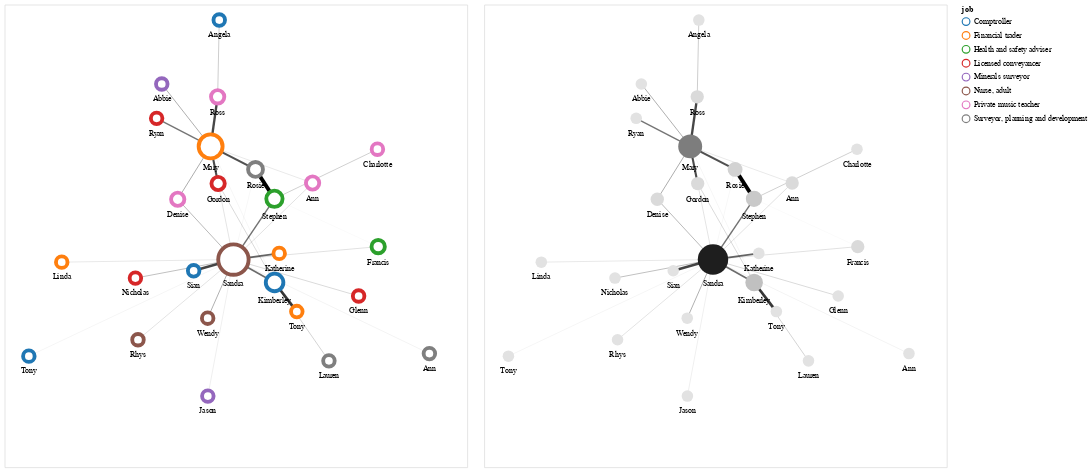

Here is the notebook cell this chart was saved with:
### Markdown cell above
Combination of two plots altair-style, showing the use of Altair settings

### Code cell
g1 = g_viz(
    G,
    weight_attr="weight",
    layout_fn=lambda g: nx.spring_layout(g, weight="weight", k=4, iterations=5000, seed=seed),
    node_args=dict(
        size=alt.Size(
            "degree_centrality",
            scale=alt.Scale(domain=[0,1], range=[150, 2000]),
            legend=None
        ),
        halo_offset=None,
        fill="#fff",
        stroke=alt.Color("job", scale=alt.Scale(scheme="category10")),
        strokeWidth=5,
        tooltip_attrs=["name", "job", "country"],
        label_attr="name",
    ),
    edge_args=dict(color="black"),
    width=600,
    height=600,
    padding=20,
)

g2 = g_viz(
    G,
    weight_attr="weight",
    layout_fn=lambda g: nx.spring_layout(g, weight="weight", k=4, iterations=5000, seed=seed),
    node_args=dict(
        size=alt.Size(
            "degree_centrality",
            scale=alt.Scale(domain=[0,1], range=[150, 2000]),
            legend=None
        ),
        halo_offset=None,
        fill=alt.Color("degree_centrality", scale=alt.Scale(scheme="greys")),
        stroke=alt.Color("job", scale=alt.Scale(scheme="category10")),
        strokeWidth=0,
        tooltip_attrs=["name", "job", "country"],
        label_attr="name",
    ),
    edge_args=dict(color="black"),
    width=600,
    height=600,
    padding=20,
)

g1 | g2

### Figure 1 — Vega-Lite specification as saved in the notebook (floating-point values rounded to 4 significant figures)
{"config": {"view": {"continuousWidth": 400, "continuousHeight": 300}}, "hconcat": [{"layer": [{"data": {"name": "data-7dc7b1d28b68016694d78e6203f54210"}, "mark": "line", "encoding": {"color": {"value": "black"}, "detail": {"field": "edge", "type": "quantitative"}, "opacity": {"field": "weight", "legend": null, "scale": {"range": [0.3, 1]}, "type": "quantitative"}, "strokeWidth": {"field": "weight", "legend": null, "scale": {"range": [0.1, 5]}, "type": "quantitative"}, "x": {"axis": {"domain": false, "grid": false, "labels": false, "ticks": false, "title": ""}, "field": "x", "type": "quantitative"}, "y": {"axis": {"domain": false, "grid": false, "labels": false, "ticks": false, "title": ""}, "field": "y", "type": "quantitative"}}}, {"layer": [{"mark": "circle", "encoding": {"fill": {"value": "#fff"}, "opacity": {"value": 1}, "size": {"field": "degree_centrality", "legend": null, "scale": {"domain": [0, 1], "range": [150, 2000]}, "type": "quantitative"}, "stroke": {"field": "job", "scale": {"scheme": "category10"}, "type": "nominal"}, "strokeWidth": {"value": 5}, "tooltip": [{"field": "name", "type": "nominal"}, {"field": "job", "type": "nominal"}, {"field": "country", "type": "nominal"}], "x": {"axis": {"domain": false, "grid": false, "labels": false, "ticks": false, "title": ""}, "field": "x", "type": "quantitative"}, "y": {"axis": {"domain": false, "grid": false, "labels": false, "ticks": false, "title": ""}, "field": "y", "type": "quantitative"}}}, {"mark": {"type": "text", "align": "center", "baseline": "middle", "color": "black", "size": 10}, "encoding": {"text": {"field": "name", "type": "nominal"}, "x": {"axis": {"domain": false, "grid": false, "labels": false, "ticks": false, "title": ""}, "field": "x", "type": "quantitative"}, "y": {"axis": {"domain": false, "grid": false, "labels": false, "ticks": false, "title": ""}, "field": "__y_label", "type": "quantitative"}}}], "data": {"name": "data-fcf3152e8249fabdab3c6f98ec0c9c03"}}], "height": 600, "resolve": {"scale": {"color": "independent", "fill": "independent", "opacity": "independent", "size": "independent", "strokeWidth": "independent"}}, "width": 600}, {"layer": [{"data": {"name": "data-7dc7b1d28b68016694d78e6203f54210"}, "mark": "line", "encoding": {"color": {"value": "black"}, "detail": {"field": "edge", "type": "quantitative"}, "opacity": {"field": "weight", "legend": null, "scale": {"range": [0.3, 1]}, "type": "quantitative"}, "strokeWidth": {"field": "weight", "legend": null, "scale": {"range": [0.1, 5]}, "type": "quantitative"}, "x": {"axis": {"domain": false, "grid": false, "labels": false, "ticks": false, "title": ""}, "field": "x", "type": "quantitative"}, "y": {"axis": {"domain": false, "grid": false, "labels": false, "ticks": false, "title": ""}, "field": "y", "type": "quantitative"}}}, {"layer": [{"mark": "circle", "encoding": {"fill": {"field": "degree_centrality", "scale": {"scheme": "greys"}, "type": "quantitative"}, "opacity": {"value": 1}, "size": {"field": "degree_centrality", "legend": null, "scale": {"domain": [0, 1], "range": [150, 2000]}, "type": "quantitative"}, "stroke": {"field": "job", "scale": {"scheme": "category10"}, "type": "nominal"}, "strokeWidth": {"value": 0}, "tooltip": [{"field": "name", "type": "nominal"}, {"field": "job", "type": "nominal"}, {"field": "country", "type": "nominal"}], "x": {"axis": {"domain": false, "grid": false, "labels": false, "ticks": false, "title": ""}, "field": "x", "type": "quantitative"}, "y": {"axis": {"domain": false, "grid": false, "labels": false, "ticks": false, "title": ""}, "field": "y", "type": "quantitative"}}}, {"mark": {"type": "text", "align": "center", "baseline": "middle", "color": "black", "size": 10}, "encoding": {"text": {"field": "name", "type": "nominal"}, "x": {"axis": {"domain": false, "grid": false, "labels": false, "ticks": false, "title": ""}, "field": "x", "type": "quantitative"}, "y": {"axis": {"domain": false, "grid": false, "labels": false, "ticks": false, "title": ""}, "field": "__y_label", "type": "quantitative"}}}], "data": {"name": "data-fcf3152e8249fabdab3c6f98ec0c9c03"}}], "height": 600, "resolve": {"scale": {"color": "independent", "fill": "independent", "opacity": "independent", "size": "independent", "strokeWidth": "independent"}}, "width": 600}], "$schema": "https://vega.github.io/schema/vega-lite/v4.17.0.json", "datasets": {"data-7dc7b1d28b68016694d78e6203f54210": [{"y": 386.3, "x": 316.9, "source": "a", "target": "b", "pair": ["a", "b"], "edge": 0, "weight": 2.171}, {"y": 416.1, "x": 278.1, "source": "a", "target": "b", "pair": ["a", "b"], "edge": 0, "weight": 2.171}, {"y": 386.3, "x": 316.9, "source": "a", "target": "c", "pair": ["a", "c"], "edge": 1, "weight": 0.08112}, {"y": 269.4, "x": 297.8, "source": "a", "target": "c", "pair": ["a", "c"], "edge": 1, "weight": 0.08112}, {"y": 386.3, "x": 316.9, "source": "a", "target": "e", "pair": ["a", "e"], "edge": 2, "weight": 3.894}, {"y": 348.2, "x": 333.3, "source": "a", "target": "e", "pair": ["a", "e"], "edge": 2, "weight": 3.894}, {"y": 416.1, "x": 278.1, "source": "b", "target": "c", "pair": ["b", "c"], "edge": 3, "weight": 0.2846}, {"y": 269.4, "x": 297.8, "source": "b", "target": "c", "pair": ["b", "c"], "edge": 3, "weight": 0.2846}, {"y": 416.1, "x": 278.1, "source": "b", "target": "i", "pair": ["b", "i"], "edge": 4, "weight": 1.398}, {"y": 452.5, "x": 231.4, "source": "b", "target": "i", "pair": ["b", "i"], "edge": 4, "weight": 1.398}, {"y": 416.1, "x": 278.1, "source": "b", "target": "f", "pair": ["b", "f"], "edge": 5, "weight": 0.748}, {"y": 347.6, "x": 249.7, "source": "b", "target": "f", "pair": ["b", "f"], "edge": 5, "weight": 0.748}, {"y": 416.1, "x": 278.1, "source": "b", "target": "o", "pair": ["b", "o"], "edge": 6, "weight": 2.381}, {"y": 480.4, "x": 284.2, "source": "b", "target": "o", "pair": ["b", "o"], "edge": 6, "weight": 2.381}, {"y": 416.1, "x": 278.1, "source": "b", "target": "m", "pair": ["b", "m"], "edge": 7, "weight": 2.155}, {"y": 368.0, "x": 284.6, "source": "b", "target": "m", "pair": ["b", "m"], "edge": 7, "weight": 2.155}, {"y": 416.1, "x": 278.1, "source": "b", "target": "k", "pair": ["b", "k"], "edge": 8, "weight": 0.09351}, {"y": 239.6, "x": 333.4, "source": "b", "target": "k", "pair": ["b", "k"], "edge": 8, "weight": 0.09351}, {"y": 416.1, "x": 278.1, "source": "b", "target": "s", "pair": ["b", "s"], "edge": 9, "weight": 0.7285}, {"y": 497.0, "x": 235.9, "source": "b", "target": "s", "pair": ["b", "s"], "edge": 9, "weight": 0.7285}, {"y": 416.1, "x": 278.1, "source": "b", "target": "b", "pair": ["b", "b"], "edge": 10, "weight": 0.421}, {"y": 416.1, "x": 278.1, "source": "b", "target": "b", "pair": ["b", "b"], "edge": 10, "weight": 0.421}, {"y": 416.1, "x": 278.1, "source": "b", "target": "h", "pair": ["b", "h"], "edge": 11, "weight": 0.2386}, {"y": 368.6, "x": 366.3, "source": "b", "target": "h", "pair": ["b", "h"], "edge": 11, "weight": 0.2386}, {"y": 269.4, "x": 297.8, "source": "c", "target": "c", "pair": ["c", "c"], "edge": 12, "weight": 0.4473}, {"y": 269.4, "x": 297.8, "source": "c", "target": "c", "pair": ["c", "c"], "edge": 12, "weight": 0.4473}, {"y": 269.4, "x": 297.8, "source": "c", "target": "d", "pair": ["c", "d"], "edge": 13, "weight": 0.3158}, {"y": 286.1, "x": 423.0, "source": "c", "target": "d", "pair": ["c", "d"], "edge": 13, "weight": 0.3158}, {"y": 269.4, "x": 297.8, "source": "c", "target": "e", "pair": ["c", "e"], "edge": 14, "weight": 1.434}, {"y": 348.2, "x": 333.3, "source": "c", "target": "e", "pair": ["c", "e"], "edge": 14, "weight": 1.434}, {"y": 269.4, "x": 297.8, "source": "c", "target": "f", "pair": ["c", "f"], "edge": 15, "weight": 0.6502}, {"y": 347.6, "x": 249.7, "source": "c", "target": "f", "pair": ["c", "f"], "edge": 15, "weight": 0.6502}, {"y": 269.4, "x": 297.8, "source": "c", "target": "g", "pair": ["c", "g"], "edge": 16, "weight": 0.1042}, {"y": 144.1, "x": 120.9, "source": "c", "target": "g", "pair": ["c", "g"], "edge": 16, "weight": 0.1042}, {"y": 269.4, "x": 297.8, "source": "c", "target": "h", "pair": ["c", "h"], "edge": 17, "weight": 0.3221}, {"y": 368.6, "x": 366.3, "source": "c", "target": "h", "pair": ["c", "h"], "edge": 17, "weight": 0.3221}, {"y": 269.4, "x": 297.8, "source": "c", "target": "k", "pair": ["c", "k"], "edge": 18, "weight": 1.582}, {"y": 239.6, "x": 333.4, "source": "c", "target": "k", "pair": ["c", "k"], "edge": 18, "weight": 1.582}, {"y": 269.4, "x": 297.8, "source": "c", "target": "l", "pair": ["c", "l"], "edge": 19, "weight": 0.7215}, {"y": 193.3, "x": 275.6, "source": "c", "target": "l", "pair": ["c", "l"], "edge": 19, "weight": 0.7215}, {"y": 269.4, "x": 297.8, "source": "c", "target": "n", "pair": ["c", "n"], "edge": 20, "weight": 0.6038}, {"y": 245.3, "x": 213.1, "source": "c", "target": "n", "pair": ["c", "n"], "edge": 20, "weight": 0.6038}, {"y": 269.4, "x": 297.8, "source": "c", "target": "p", "pair": ["c", "p"], "edge": 21, "weight": 0.2946}, {"y": 165.3, "x": 215.3, "source": "c", "target": "p", "pair": ["c", "p"], "edge": 21, "weight": 0.2946}, {"y": 269.4, "x": 297.8, "source": "c", "target": "r", "pair": ["c", "r"], "edge": 22, "weight": 0.121}, {"y": 147.4, "x": 467.3, "source": "c", "target": "r", "pair": ["c", "r"], "edge": 22, "weight": 0.121}, {"y": 269.4, "x": 297.8, "source": "c", "target": "t", "pair": ["c", "t"], "edge": 23, "weight": 1.739}, {"y": 277.4, "x": 337.4, "source": "c", "target": "t", "pair": ["c", "t"], "edge": 23, "weight": 1.739}, {"y": 269.4, "x": 297.8, "source": "c", "target": "u", "pair": ["c", "u"], "edge": 24, "weight": 0.3824}, {"y": 222.1, "x": 406.1, "source": "c", "target": "u", "pair": ["c", "u"], "edge": 24, "weight": 0.3824}, {"y": 269.4, "x": 297.8, "source": "c", "target": "v", "pair": ["c", "v"], "edge": 25, "weight": 0.1652}, {"y": 92.28, "x": 275.7, "source": "c", "target": "v", "pair": ["c", "v"], "edge": 25, "weight": 0.1652}, {"y": 269.4, "x": 297.8, "source": "c", "target": "y", "pair": ["c", "y"], "edge": 26, "weight": 0.242}, {"y": 266.0, "x": 149.4, "source": "c", "target": "y", "pair": ["c", "y"], "edge": 26, "weight": 0.242}, {"y": 269.4, "x": 297.8, "source": "c", "target": "z", "pair": ["c", "z"], "edge": 27, "weight": 2.432}, {"y": 254.8, "x": 263.5, "source": "c", "target": "z", "pair": ["c", "z"], "edge": 27, "weight": 2.432}, {"y": 286.1, "x": 423.0, "source": "d", "target": "e", "pair": ["d", "e"], "edge": 28, "weight": 0.04407}, {"y": 348.2, "x": 333.3, "source": "d", "target": "e", "pair": ["d", "e"], "edge": 28, "weight": 0.04407}, {"y": 348.2, "x": 333.3, "source": "e", "target": "j", "pair": ["e", "j"], "edge": 29, "weight": 0.4715}, {"y": 412.5, "x": 422.4, "source": "e", "target": "j", "pair": ["e", "j"], "edge": 29, "weight": 0.4715}, {"y": 239.6, "x": 333.4, "source": "k", "target": "m", "pair": ["k", "m"], "edge": 30, "weight": 0.3827}, {"y": 368.0, "x": 284.6, "source": "k", "target": "m", "pair": ["k", "m"], "edge": 30, "weight": 0.3827}, {"y": 239.6, "x": 333.4, "source": "k", "target": "q", "pair": ["k", "q"], "edge": 31, "weight": 0.437}, {"y": 138.0, "x": 380.4, "source": "k", "target": "q", "pair": ["k", "q"], "edge": 31, "weight": 0.437}, {"y": 239.6, "x": 333.4, "source": "k", "target": "w", "pair": ["k", "w"], "edge": 32, "weight": 2.708}, {"y": 201.9, "x": 352.6, "source": "k", "target": "w", "pair": ["k", "w"], "edge": 32, "weight": 2.708}, {"y": 480.4, "x": 284.2, "source": "o", "target": "x", "pair": ["o", "x"], "edge": 33, "weight": 0.4919}, {"y": 580.0, "x": 285.6, "source": "o", "target": "x", "pair": ["o", "x"], "edge": 33, "weight": 0.4919}], "data-fcf3152e8249fabdab3c6f98ec0c9c03": [{"name": "Rosie", "y": 386.3, "id": "a", "x": 316.9, "degree_centrality": 0.12, "job": "Surveyor, planning and development", "country": "Korea", "__node_size": 372.0, "__node_r": 9.644, "__y_label": 364.6}, {"name": "Mary", "y": 416.1, "id": "b", "x": 278.1, "degree_centrality": 0.44, "job": "Financial trader", "country": "Jamaica", "__node_size": 964.0, "__node_r": 15.52, "__y_label": 388.6}, {"name": "Sandra", "y": 269.4, "id": "c", "x": 297.8, "degree_centrality": 0.76, "job": "Nurse, adult", "country": "Vietnam", "__node_size": 1556.0, "__node_r": 19.72, "__y_label": 237.7}, {"name": "Francis", "y": 286.1, "id": "d", "x": 423.0, "degree_centrality": 0.08, "job": "Health and safety adviser", "country": "Netherlands Antilles", "__node_size": 298.0, "__node_r": 8.631, "__y_label": 265.5}, {"name": "Stephen", "y": 348.2, "id": "e", "x": 333.3, "degree_centrality": 0.16, "job": "Health and safety adviser", "country": "Korea", "__node_size": 446.0, "__node_r": 10.56, "__y_label": 325.6}, {"name": "Denise", "y": 347.6, "id": "f", "x": 249.7, "degree_centrality": 0.08, "job": "Private music teacher", "country": "Vietnam", "__node_size": 298.0, "__node_r": 8.631, "__y_label": 326.9}, {"name": "Tony", "y": 144.1, "id": "g", "x": 120.9, "degree_centrality": 0.04, "job": "Comptroller", "country": "Vietnam", "__node_size": 224.0, "__node_r": 7.483, "__y_label": 124.6}, {"name": "Ann", "y": 368.6, "id": "h", "x": 366.3, "degree_centrality": 0.08, "job": "Private music teacher", "country": "Vietnam", "__node_size": 298.0, "__node_r": 8.631, "__y_label": 348.0}, {"name": "Ryan", "y": 452.5, "id": "i", "x": 231.4, "degree_centrality": 0.04, "job": "Licensed conveyancer", "country": "Jamaica", "__node_size": 224.0, "__node_r": 7.483, "__y_label": 433.0}, {"name": "Charlotte", "y": 412.5, "id": "j", "x": 422.4, "degree_centrality": 0.04, "job": "Private music teacher", "country": "Korea", "__node_size": 224.0, "__node_r": 7.483, "__y_label": 393.0}, {"name": "Kimberley", "y": 239.6, "id": "k", "x": 333.4, "degree_centrality": 0.2, "job": "Comptroller", "country": "Netherlands Antilles", "__node_size": 520.0, "__node_r": 11.4, "__y_label": 216.2}, {"name": "Wendy", "y": 193.3, "id": "l", "x": 275.6, "degree_centrality": 0.04, "job": "Nurse, adult", "country": "Vietnam", "__node_size": 224.0, "__node_r": 7.483, "__y_label": 173.8}, {"name": "Gordon", "y": 368.0, "id": "m", "x": 284.6, "degree_centrality": 0.08, "job": "Licensed conveyancer", "country": "Netherlands Antilles", "__node_size": 298.0, "__node_r": 8.631, "__y_label": 347.3}, {"name": "Nicholas", "y": 245.3, "id": "n", "x": 213.1, "degree_centrality": 0.04, "job": "Licensed conveyancer", "country": "Netherlands Antilles", "__node_size": 224.0, "__node_r": 7.483, "__y_label": 225.8}, {"name": "Ross", "y": 480.4, "id": "o", "x": 284.2, "degree_centrality": 0.08, "job": "Private music teacher", "country": "Jamaica", "__node_size": 298.0, "__node_r": 8.631, "__y_label": 459.8}, {"name": "Rhys", "y": 165.3, "id": "p", "x": 215.3, "degree_centrality": 0.04, "job": "Nurse, adult", "country": "Korea", "__node_size": 224.0, "__node_r": 7.483, "__y_label": 145.9}, {"name": "Lauren", "y": 138.0, "id": "q", "x": 380.4, "degree_centrality": 0.04, "job": "Surveyor, planning and development", "country": "Netherlands Antilles", "__node_size": 224.0, "__node_r": 7.483, "__y_label": 118.5}, {"name": "Ann", "y": 147.4, "id": "r", "x": 467.3, "degree_centrality": 0.04, "job": "Surveyor, planning and development", "country": "Vietnam", "__node_size": 224.0, "__node_r": 7.483, "__y_label": 127.9}, {"name": "Abbie", "y": 497.0, "id": "s", "x": 235.9, "degree_centrality": 0.04, "job": "Minerals surveyor", "country": "Vietnam", "__node_size": 224.0, "__node_r": 7.483, "__y_label": 477.5}, {"name": "Katherine", "y": 277.4, "id": "t", "x": 337.4, "degree_centrality": 0.04, "job": "Financial trader", "country": "Vietnam", "__node_size": 224.0, "__node_r": 7.483, "__y_label": 257.9}, {"name": "Glenn", "y": 222.1, "id": "u", "x": 406.1, "degree_centrality": 0.04, "job": "Licensed conveyancer", "country": "Vietnam", "__node_size": 224.0, "__node_r": 7.483, "__y_label": 202.6}, {"name": "Jason", "y": 92.28, "id": "v", "x": 275.7, "degree_centrality": 0.04, "job": "Minerals surveyor", "country": "Jamaica", "__node_size": 224.0, "__node_r": 7.483, "__y_label": 72.79}, {"name": "Tony", "y": 201.9, "id": "w", "x": 352.6, "degree_centrality": 0.04, "job": "Financial trader", "country": "Vietnam", "__node_size": 224.0, "__node_r": 7.483, "__y_label": 182.4}, {"name": "Angela", "y": 580.0, "id": "x", "x": 285.6, "degree_centrality": 0.04, "job": "Comptroller", "country": "Vietnam", "__node_size": 224.0, "__node_r": 7.483, "__y_label": 560.5}, {"name": "Linda", "y": 266.0, "id": "y", "x": 149.4, "degree_centrality": 0.04, "job": "Financial trader", "country": "Korea", "__node_size": 224.0, "__node_r": 7.483, "__y_label": 246.5}, {"name": "Sian", "y": 254.8, "id": "z", "x": 263.5, "degree_centrality": 0.04, "job": "Comptroller", "country": "Korea", "__node_size": 224.0, "__node_r": 7.483, "__y_label": 235.3}]}}
